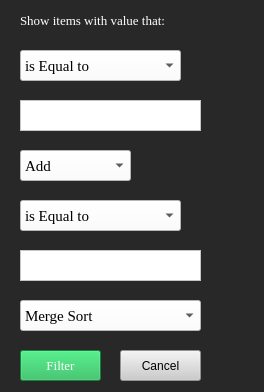
<?xml version="1.0" encoding="UTF-8"?>
<ui version="4.0">
 <class>Form</class>
 <widget class="QWidget" name="Form">
  <property name="windowModality">
   <enum>Qt::ApplicationModal</enum>
  </property>
  <property name="enabled">
   <bool>true</bool>
  </property>
  <property name="geometry">
   <rect>
    <x>0</x>
    <y>0</y>
    <width>264</width>
    <height>392</height>
   </rect>
  </property>
  <property name="autoFillBackground">
   <bool>false</bool>
  </property>
  <property name="styleSheet">
   <string notr="true">
background-color: rgb(40, 40, 40);</string>
  </property>
  <widget class="QLabel" name="label">
   <property name="geometry">
    <rect>
     <x>20</x>
     <y>10</y>
     <width>181</width>
     <height>21</height>
    </rect>
   </property>
   <property name="font">
    <font>
     <family>Georgia</family>
     <pointsize>10</pointsize>
    </font>
   </property>
   <property name="styleSheet">
    <string notr="true">color: rgb(255, 255, 255);</string>
   </property>
   <property name="text">
    <string>Show items with value that:</string>
   </property>
  </widget>
  <widget class="QComboBox" name="comboBox">
   <property name="geometry">
    <rect>
     <x>20</x>
     <y>50</y>
     <width>161</width>
     <height>31</height>
    </rect>
   </property>
   <property name="font">
    <font>
     <family>Times New Roman</family>
     <pointsize>11</pointsize>
    </font>
   </property>
   <property name="styleSheet">
    <string notr="true">background-color: rgb(255, 255, 255);
alternate-background-color: rgb(255, 255, 255);

</string>
   </property>
   <item>
    <property name="text">
     <string>is Equal to</string>
    </property>
   </item>
   <item>
    <property name="text">
     <string>is not Equal to</string>
    </property>
   </item>
   <item>
    <property name="text">
     <string>Contains</string>
    </property>
   </item>
   <item>
    <property name="text">
     <string>Does not Contains</string>
    </property>
   </item>
   <item>
    <property name="text">
     <string>Starts With</string>
    </property>
   </item>
  </widget>
  <widget class="QTextEdit" name="textEdit">
   <property name="geometry">
    <rect>
     <x>20</x>
     <y>100</y>
     <width>181</width>
     <height>31</height>
    </rect>
   </property>
   <property name="font">
    <font>
     <family>Times New Roman</family>
     <pointsize>12</pointsize>
    </font>
   </property>
   <property name="styleSheet">
    <string notr="true">background-color: rgb(255, 255, 255);</string>
   </property>
  </widget>
  <widget class="QTextEdit" name="textEdit_2">
   <property name="geometry">
    <rect>
     <x>20</x>
     <y>250</y>
     <width>181</width>
     <height>31</height>
    </rect>
   </property>
   <property name="font">
    <font>
     <family>Times New Roman</family>
     <pointsize>12</pointsize>
    </font>
   </property>
   <property name="styleSheet">
    <string notr="true">background-color: rgb(255, 255, 255);</string>
   </property>
  </widget>
  <widget class="QPushButton" name="pushButton">
   <property name="geometry">
    <rect>
     <x>20</x>
     <y>350</y>
     <width>81</width>
     <height>31</height>
    </rect>
   </property>
   <property name="font">
    <font>
     <family>Times New Roman</family>
     <pointsize>10</pointsize>
    </font>
   </property>
   <property name="styleSheet">
    <string notr="true">background-color: rgb(29, 182, 83);
color: rgb(255, 255, 255);</string>
   </property>
   <property name="text">
    <string>Filter</string>
   </property>
  </widget>
  <widget class="QPushButton" name="pushButton_2">
   <property name="geometry">
    <rect>
     <x>120</x>
     <y>350</y>
     <width>81</width>
     <height>31</height>
    </rect>
   </property>
   <property name="styleSheet">
    <string notr="true">background-color: rgb(204, 204, 204);</string>
   </property>
   <property name="text">
    <string>Cancel</string>
   </property>
  </widget>
  <widget class="QComboBox" name="comboBox_5">
   <property name="geometry">
    <rect>
     <x>20</x>
     <y>150</y>
     <width>111</width>
     <height>31</height>
    </rect>
   </property>
   <property name="font">
    <font>
     <family>Times New Roman</family>
     <pointsize>11</pointsize>
    </font>
   </property>
   <property name="styleSheet">
    <string notr="true">background-color: rgb(255, 255, 255);
</string>
   </property>
   <item>
    <property name="text">
     <string>Add</string>
    </property>
   </item>
   <item>
    <property name="text">
     <string>Or</string>
    </property>
   </item>
  </widget>
  <widget class="QComboBox" name="comboBox_3">
   <property name="geometry">
    <rect>
     <x>20</x>
     <y>300</y>
     <width>181</width>
     <height>31</height>
    </rect>
   </property>
   <property name="font">
    <font>
     <family>Times New Roman</family>
     <pointsize>11</pointsize>
    </font>
   </property>
   <property name="styleSheet">
    <string notr="true">background-color: rgb(255, 255, 255);
</string>
   </property>
   <item>
    <property name="text">
     <string>Merge Sort</string>
    </property>
   </item>
   <item>
    <property name="text">
     <string>Insertion Sort</string>
    </property>
   </item>
   <item>
    <property name="text">
     <string>Selection Sort</string>
    </property>
   </item>
   <item>
    <property name="text">
     <string>Bubble Sort</string>
    </property>
   </item>
   <item>
    <property name="text">
     <string>Quick Sort</string>
    </property>
   </item>
   <item>
    <property name="text">
     <string>Heap Sort</string>
    </property>
   </item>
   <item>
    <property name="text">
     <string>Counting Sort</string>
    </property>
   </item>
   <item>
    <property name="text">
     <string>Shell Sort</string>
    </property>
   </item>
   <item>
    <property name="text">
     <string>Radix Sort</string>
    </property>
   </item>
  </widget>
  <widget class="QComboBox" name="comboBox_2">
   <property name="geometry">
    <rect>
     <x>20</x>
     <y>200</y>
     <width>161</width>
     <height>31</height>
    </rect>
   </property>
   <property name="font">
    <font>
     <family>Times New Roman</family>
     <pointsize>11</pointsize>
    </font>
   </property>
   <property name="styleSheet">
    <string notr="true">background-color: rgb(255, 255, 255);
</string>
   </property>
   <item>
    <property name="text">
     <string>is Equal to</string>
    </property>
   </item>
   <item>
    <property name="text">
     <string>is not Equal to</string>
    </property>
   </item>
   <item>
    <property name="text">
     <string>Contains</string>
    </property>
   </item>
   <item>
    <property name="text">
     <string>Does not Contains</string>
    </property>
   </item>
   <item>
    <property name="text">
     <string>Starts With</string>
    </property>
   </item>
  </widget>
 </widget>
 <resources/>
 <connections/>
</ui>
